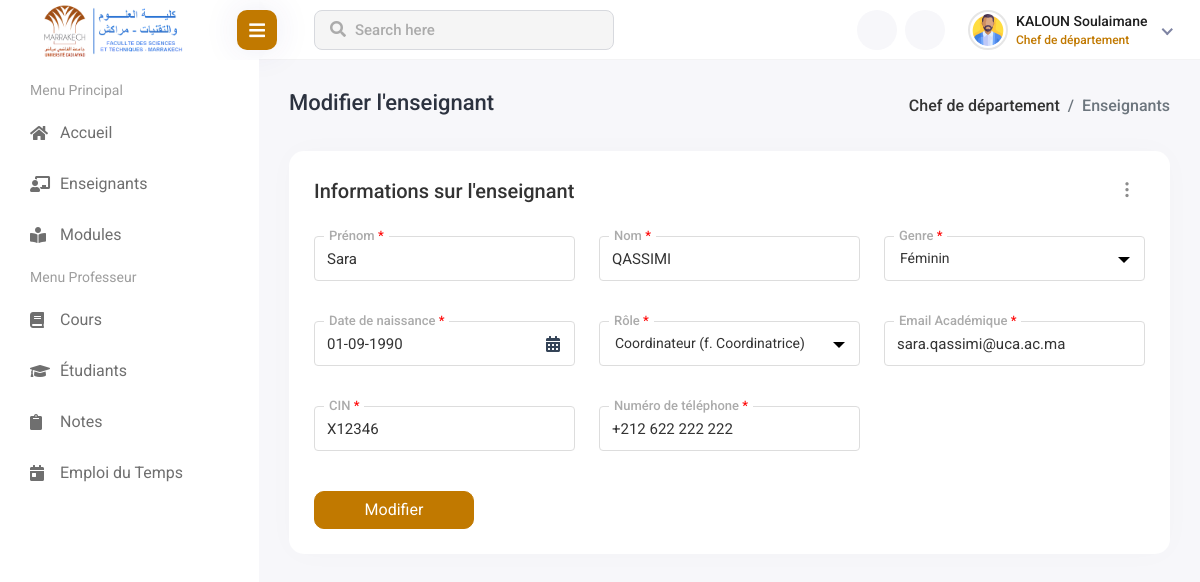
Screenshot of /views/chef_dep/teacher_management/index.php?action=edit&id=2 (signed in) with the database file from the repository.
### tables this page shows
CREATE TABLE `user` (
  `id` int(11) NOT NULL AUTO_INCREMENT UNIQUE,
  `prenom` varchar(100) NOT NULL,
  `nom` varchar(100) NOT NULL,
  `genre` enum('female','male') DEFAULT NULL,
  `dateNaissance` date DEFAULT NULL,
  `email` varchar(150) NOT NULL UNIQUE,
  `password` varchar(200) DEFAULT NULL,
  `CNE` varchar(20) DEFAULT NULL UNIQUE,
  `CIN` varchar(20) NOT NULL UNIQUE,
  `phone` varchar(20) DEFAULT NULL,
  `created_at` datetime NOT NULL,
  `id_role` int(11) DEFAULT NULL,
  `id_dep` int(11) NOT NULL,
  `id_filiere` int(11) DEFAULT NULL,         
  PRIMARY KEY (`id`)
);

### controllers/teacher_controller.php (called while the page is built, shortened)
<?php
require_once($_SERVER['DOCUMENT_ROOT'] . '/FSTg-Management-System/models/teacher.php');
function editAction(): void
{
    $id = $_GET['id'];
    $user = view($id);
    require_once($_SERVER['DOCUMENT_ROOT'] . '/FSTg-Management-System/views/chef_dep/teacher_management/edit.php');
}

### models/teacher.php (called while the page is built, shortened)
<?php
require($_SERVER['DOCUMENT_ROOT'] . '/FSTg-Management-System/config/DB_connection.php');
function view($id): ?array
{
    global $conn;
    try {
        $query = "SELECT * FROM user WHERE id = ?";
        $stmt = $conn->prepare($query);
        $stmt->execute([$id]);
        return $stmt->fetch(PDO::FETCH_ASSOC);
    } catch (PDOException $e) {
        file_put_contents($_SERVER['DOCUMENT_ROOT'] . '/FSTg-Management-System/logs/error_log.txt',
            date('Y-m-d H:i:s') . " - Erreur lors de la récupération des données : " . $e->getMessage() . "\n",
            FILE_APPEND);
        return null;
    }
}

### views/chef_dep/teacher_management/edit.php (the view, shortened to what this page needs)
<!DOCTYPE html>
<html lang="en">
<head>
    <link rel="stylesheet" href="../../../assets/plugins/feather/feather.css">
    <link rel="stylesheet" href="../../../assets/plugins/fontawesome/css/fontawesome.min.css">
    <link rel="stylesheet" href="../../../assets/plugins/fontawesome/css/all.min.css">
    <link rel="stylesheet" href="../../../assets/plugins/bootstrap/css/bootstrap.min.css">
    <link rel="stylesheet" href="../../../assets/css/bootstrap-datetimepicker.min.css">
    <link rel="stylesheet" href="../../../assets/plugins/select2/css/select2.min.css">
    <link rel="stylesheet" href="../../../assets/css/style.css">
    <link rel="stylesheet" href="../../../assets/css/style-override.css">
    <link rel="stylesheet" href="../../../assets/plugins/toastr/toastr.min.css">
</head>
<body>
<div class="main-wrapper">
    <div class="page-wrapper">
        <div class="content container-fluid">
            <div class="page-header">
                <div class="row align-items-center">
                    <div class="col-sm-12">
                        <div class="page-sub-header">
                            <h3 class="page-title">Modifier l'enseignant</h3>
                            <ul class="breadcrumb">
                                <li class="breadcrumb-item"><a href="../home.php">Chef de département</a></li>
                                <li class="breadcrumb-item active">Enseignants</li>
                            </ul>
                        </div>
                    </div>
                </div>
            </div>
            <div class="row">
                <div class="col-sm-12">
                    <div class="card comman-shadow">
                        <div class="card-body">
                            <form action="index.php?action=update" method="POST">
                                <div class="row">
                                    <div class="col-12">
                                        <h5 class="form-title student-info">Informations sur l'enseignant <span><a href="#"><i class="feather-more-vertical"></i></a></span></h5>
                                    </div>
                                    <?php if(isset($user)) : ?>
                                        <div class="col-12 col-sm-4">
                                            <div class="form-group local-forms">
                                                <label>Prénom <span class="login-danger">*</span></label>
                                                <input class="form-control" type="text" name="prenom" value="<?= $user['prenom'] ?>" required >
                                            </div>
                                        </div>
                                        <div class="col-12 col-sm-4">
                                            <div class="form-group local-forms">
                                                <label>Nom <span class="login-danger">*</span></label>
                                                <input class="form-control" type="text" name="nom" value="<?= $user['nom'] ?>" required>
                                            </div>
                                        </div>
                                        <div class="col-12 col-sm-4">
                                            <div class="form-group local-forms">
                                                <label>Genre <span class="login-danger">*</span></label>
                                            </div>
                                        </div>
                                        <div class="col-12 col-sm-4">
                                            <div class="form-group local-forms calendar-icon">
                                                <label>Date de naissance <span class="login-danger">*</span></label>
                                                <input class="form-control datetimepicker" type="text" name="dateNaissance" value="<?= isset($user['dateNaissance']) ? (new DateTime($user['dateNaissance']))->format('d-m-Y') : '' ?>" required>
                                            </div>
                                        </div>
                                        <div class="col-12 col-sm-4">
                                            <div class="form-group local-forms">
                                                <label>Rôle <span class="login-danger">*</span></label>
                                            </div>
                                        </div>
                                        <div class="col-12 col-sm-4">
                                            <div class="form-group local-forms">
                                                <label>Email Académique <span class="login-danger">*</span></label>
                                                <input class="form-control" type="email" name="email" value="<?= $user['email'] ?>" required>
                                            </div>
                                        </div>
                                        <div class="col-12 col-sm-4">
                                            <div class="form-group local-forms">
                                                <label>CIN <span class="login-danger">*</span></label>
                                                <input class="form-control" type="text" name="CIN" value="<?= $user['CIN'] ?>" required>
                                            </div>
                                        </div>
                                        <div class="col-12 col-sm-4">
                                            <div class="form-group local-forms">
                                                <label>Numéro de téléphone <span class="login-danger">*</span></label>
                                                <input class="form-control" type="text" name="phone" value="<?= $user['phone'] ?>" required>
                                            </div>
                                        </div>
                                        <div class="col-12">
                                            <div class="student-submit">
                                                <button type="submit" class="btn btn-primary">Modifier</button>
                                            </div>
                                        </div>
                                    <?php endif; ?>
                                </div>
                            </form>
                        </div>
                    </div>
                </div>
            </div>
        </div>
    </div>
</div>
    <?php
    include($_SERVER['DOCUMENT_ROOT'] . '/FSTg-Management-System/views/header.php');
    include($_SERVER['DOCUMENT_ROOT'] . '/FSTg-Management-System/views/chef_dep/sidebar.php');
    ?>
</body>
</html>

### assets/css/style-override.css (style rules this page uses)
.btn-primary { background-color: #C17900 !important; border: 1px solid #C17900 !important; }

### rows the page displays
user: prenom "Sara", nom "QASSIMI", dateNaissance "01-09-1990", email "sara.qassimi@uca.ac.ma", CIN "X12346", phone "+212 622 222 222"

### other values shown
$_SESSION['user_data']['nom'] "KALOUN"
$_SESSION['user_data']['prenom'] "Soulaimane"
$_SESSION['role_name'] "Chef de département"
